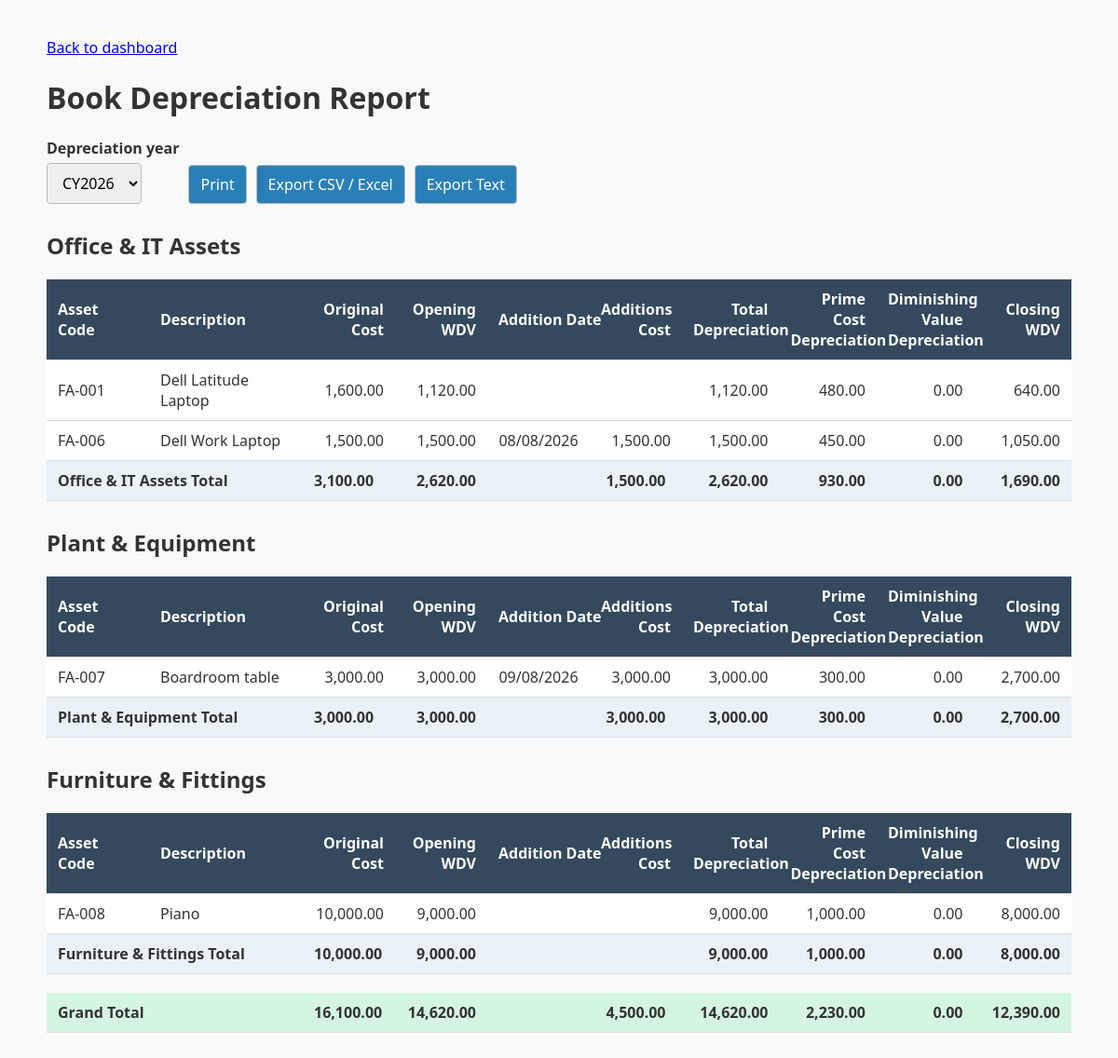
/depreciation/all/book, run on the app's committed database.
### models.py (models this page shows)
class Asset(Base):
    __tablename__ = "assets"
    id = Column(Integer, primary_key=True)
    asset_code = Column(String(50), unique=True, nullable=False)
    description = Column(String(255), nullable=False)
    asset_classification = Column(String(100), nullable=False)
    purchase_date = Column(Date, nullable=False)
    depreciation_method = Column(String(10), default="SL")
    status = Column(String(20), default="ACTIVE")
    tax_original_cost = Column(Numeric(12, 2), nullable=False)
    opening_tax_wdv = Column(Numeric(12, 2), nullable=False)
    tax_depreciation_type = Column(String(30), nullable=False)
    tax_depreciation_rate = Column(Numeric(5, 2), nullable=False)
    tax_depreciation_date = Column(Date, nullable=False)
    book_original_cost = Column(Numeric(12, 2), nullable=False)
    opening_book_wdv = Column(Numeric(12, 2), nullable=False)
    book_depreciation_type = Column(String(30), nullable=False)
    book_depreciation_rate = Column(Numeric(5, 2), nullable=False)
    book_depreciation_date = Column(Date, nullable=False)

### routes/depreciation.py (the view)
@depreciation_bp.route("/depreciation/all/<depreciation_type>")
def all_active_depreciation(depreciation_type):
    if depreciation_type.lower() not in {"tax", "book"}:
        abort(400)
    reports, years, selected_year, grand_total = _active_reports(
        depreciation_type,
        request.args.get("year", type=int),
    )
    return render_template(
        "all_depreciation_report.html",
        reports=reports,
        years=years,
        selected_year=selected_year,
        grand_total=grand_total,
        depreciation_type=depreciation_type.title(),
    )

### routes/depreciation.py (called while the page is built)
def _calculate_totals(rows):
    fields = [
        "original_cost",
        "opening_wdv",
        "additions_cost",
        "total_depreciation",
        "prime_depreciation",
        "diminishing_depreciation",
        "closing_wdv",
    ]
    return {
        field: round(sum(row[field] for row in rows), 2)
        for field in fields
    }

### templates/all_depreciation_report.html (shortened to what this page needs)
<!DOCTYPE html>
<html lang="en">
<head>
</head>
<body>
<div class="container">
    <a class="back-link" href="{{ url_for('assets.dashboard') }}">Back to dashboard</a>
    <h1>{{ depreciation_type }} Depreciation Report</h1>
    <form class="controls" method="GET">
        <div>
            <label for="year">Depreciation year</label>
            <select id="year" name="year" onchange="this.form.submit()">
                {% for year in years %}
                    <option value="{{ year }}" {% if year == selected_year %}selected{% endif %}>CY{{ year }}</option>
                {% endfor %}
            </select>
        </div>
        <button type="button" onclick="window.print()">Print</button>
        <a href="{{ url_for('depreciation.export_all_depreciation', depreciation_type=depreciation_type|lower, file_format='csv', year=selected_year) }}">Export CSV / Excel</a>
        <a href="{{ url_for('depreciation.export_all_depreciation', depreciation_type=depreciation_type|lower, file_format='text', year=selected_year) }}">Export Text</a>
    </form>
    {% for classification, classification_report in reports.items() %}
        <section class="classification">
            <h2>{{ classification }}</h2>
            <table class="report-table">
                <colgroup>
                    <col><col><col><col><col><col><col><col><col><col>
                </colgroup>
                <thead>
                    <tr>
                        <th>Asset Code</th>
                        <th>Description</th>
                        <th>Original Cost</th>
                        <th>Opening WDV</th>
                        <th>Addition Date</th>
                        <th>Additions Cost</th>
                        <th>Total Depreciation</th>
                        <th>Prime Cost Depreciation</th>
                        <th>Diminishing Value Depreciation</th>
                        <th>Closing WDV</th>
                    </tr>
                </thead>
                <tbody>
                    {% for row in classification_report.rows %}
                    <tr>
                        <td>{{ row.asset_code }}</td>
                        <td>{{ row.description }}</td>
                        <td>{{ "{:,.2f}".format(row.original_cost) }}</td>
                        <td>{{ "{:,.2f}".format(row.opening_wdv) }}</td>
                        <td>{{ row.addition_date.strftime('%d/%m/%Y') if row.addition_date else '' }}</td>
                        <td>{{ "{:,.2f}".format(row.additions_cost) if row.additions_cost else '' }}</td>
                        <td>{{ "{:,.2f}".format(row.total_depreciation) }}</td>
                        <td>{{ "{:,.2f}".format(row.prime_depreciation) }}</td>
                        <td>{{ "{:,.2f}".format(row.diminishing_depreciation) }}</td>
                        <td>{{ "{:,.2f}".format(row.closing_wdv) }}</td>
                    </tr>
                    {% endfor %}
                    <tr class="total-row">
                        <td colspan="2">{{ classification }} Total</td>
                        <td>{{ "{:,.2f}".format(classification_report.totals.original_cost) }}</td>
                        <td>{{ "{:,.2f}".format(classification_report.totals.opening_wdv) }}</td>
                        <td></td>
                        <td>{{ "{:,.2f}".format(classification_report.totals.additions_cost) if classification_report.totals.additions_cost else '' }}</td>
                        <td>{{ "{:,.2f}".format(classification_report.totals.total_depreciation) }}</td>
                        <td>{{ "{:,.2f}".format(classification_report.totals.prime_depreciation) }}</td>
                        <td>{{ "{:,.2f}".format(classification_report.totals.diminishing_depreciation) }}</td>
                        <td>{{ "{:,.2f}".format(classification_report.totals.closing_wdv) }}</td>
                    </tr>
                </tbody>
            </table>
        </section>
    {% else %}
        <p>No active assets have a depreciation schedule for the selected year.</p>
    {% endfor %}
    {% if reports %}
    <table class="report-table grand-total">
        <colgroup>
            <col><col><col><col><col><col><col><col><col><col>
        </colgroup>
        <tbody>
            <tr>
                <td colspan="2">Grand Total</td>
                <td>{{ "{:,.2f}".format(grand_total.original_cost) }}</td>
                <td>{{ "{:,.2f}".format(grand_total.opening_wdv) }}</td>
                <td></td>
                <td>{{ "{:,.2f}".format(grand_total.additions_cost) if grand_total.additions_cost else '' }}</td>
                <td>{{ "{:,.2f}".format(grand_total.total_depreciation) }}</td>
                <td>{{ "{:,.2f}".format(grand_total.prime_depreciation) }}</td>
                <td>{{ "{:,.2f}".format(grand_total.diminishing_depreciation) }}</td>
                <td>{{ "{:,.2f}".format(grand_total.closing_wdv) }}</td>
            </tr>
        </tbody>
    </table>
    {% endif %}
</div>
</body>
</html>

### templates/all_depreciation_report.html (style rules this page uses)
body { font-family: 'Segoe UI', Tahoma, sans-serif; margin: 40px; background: #f8f9fa; color: #333; }
.container { max-width: 1100px; margin: 0 auto; }
.controls { display: flex; align-items: end; gap: 10px; flex-wrap: wrap; margin: 20px 0; }
label { display: block; font-weight: bold; margin-bottom: 5px; }
select, .controls a, .controls button { padding: 9px 12px; border: 1px solid #bbb; border-radius: 4px; font: inherit; }
.controls a, .controls button { background: #2980b9; color: white; text-decoration: none; cursor: pointer; }
.classification { margin-top: 28px; }
table { width: 100%; table-layout: fixed; border-collapse: collapse; background: white; margin-bottom: 20px; }
.report-table col:nth-child(1) { width: 10%; }
.report-table col:nth-child(2) { width: 15%; }
.report-table col:nth-child(3), .report-table col:nth-child(4), .report-table col:nth-child(6) { width: 9%; }
.report-table col:nth-child(5) { width: 10%; }
.report-table col:nth-child(7), .report-table col:nth-child(8), .report-table col:nth-child(9), .report-table col:nth-child(10) { width: 9.5%; }
th, td { padding: 10px 12px; text-align: right; vertical-align: middle; border-bottom: 1px solid #ddd; }
th { background: #34495e; color: white; }
th:nth-child(1), td:nth-child(1), th:nth-child(2), td:nth-child(2) { text-align: left; }
th:nth-child(5), td:nth-child(5) { text-align: center; white-space: nowrap; }
.total-row { font-weight: bold; background: #eaf2f8; }
.grand-total { font-weight: bold; background: #d5f5e3; }

### data on the page
Asset: asset_classification "Office & IT Assets", asset_code "FA-001", description "Dell Latitude Laptop", original_cost "1,600.00", opening_wdv "1,120.00", total_depreciation "1,120.00", prime_depreciation "480.00", diminishing_depreciation "0.00", closing_wdv "640.00", totals.original_cost "3,100.00", totals.opening_wdv "2,620.00", totals "1,500.00", totals.total_depreciation "2,620.00", totals.prime_depreciation "930.00", totals.diminishing_depreciation "0.00", totals.closing_wdv "1,690.00"
Asset: asset_code "FA-006", description "Dell Work Laptop", original_cost "1,500.00", opening_wdv "1,500.00", addition_date "08/08/2026", additions_cost "1,500.00", total_depreciation "1,500.00", prime_depreciation "450.00", diminishing_depreciation "0.00", closing_wdv "1,050.00"
Asset: asset_classification "Plant & Equipment", asset_code "FA-007", description "Boardroom table", original_cost "3,000.00", opening_wdv "3,000.00", addition_date "09/08/2026", additions_cost "3,000.00", total_depreciation "3,000.00", prime_depreciation "300.00", diminishing_depreciation "0.00", closing_wdv "2,700.00", totals.original_cost "3,000.00", totals.opening_wdv "3,000.00", totals "3,000.00", totals.total_depreciation "3,000.00", totals.prime_depreciation "300.00", totals.diminishing_depreciation "0.00", totals.closing_wdv "2,700.00"
Asset: asset_classification "Furniture & Fittings", asset_code "FA-008", description "Piano", original_cost "10,000.00", opening_wdv "9,000.00", total_depreciation "9,000.00", prime_depreciation "1,000.00", diminishing_depreciation "0.00", closing_wdv "8,000.00", totals.original_cost "10,000.00", totals.opening_wdv "9,000.00", totals.total_depreciation "9,000.00", totals.prime_depreciation "1,000.00", totals.diminishing_depreciation "0.00", totals.closing_wdv "8,000.00"

### other printed values
{{ depreciation_type }} "Book"
{{ "{:,.2f}".format(grand_total.original_cost) }} "16,100.00"
{{ "{:,.2f}".format(grand_total.opening_wdv) }} "14,620.00"
{{ "{:,.2f}".format(grand_total.total_depreciation) }} "14,620.00"
{{ "{:,.2f}".format(grand_total.prime_depreciation) }} "2,230.00"
{{ "{:,.2f}".format(grand_total.diminishing_depreciation) }} "0.00"
{{ "{:,.2f}".format(grand_total.closing_wdv) }} "12,390.00"
